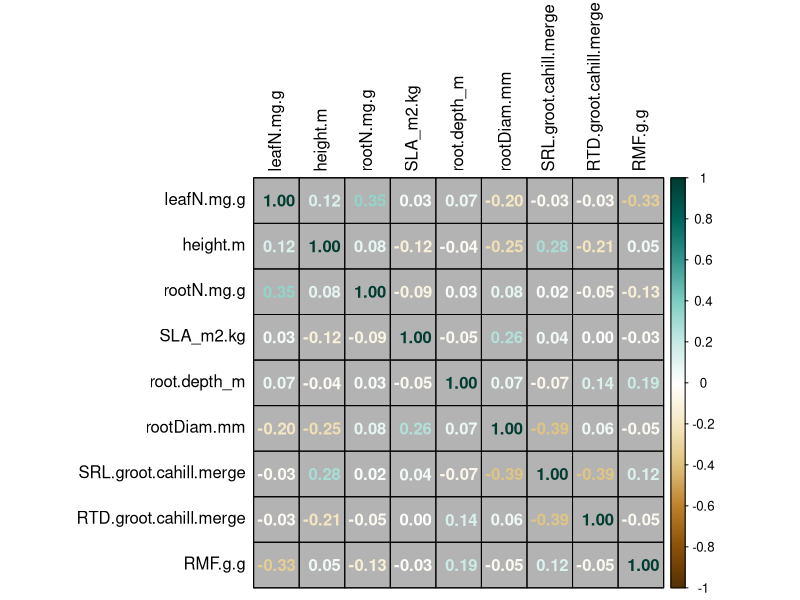
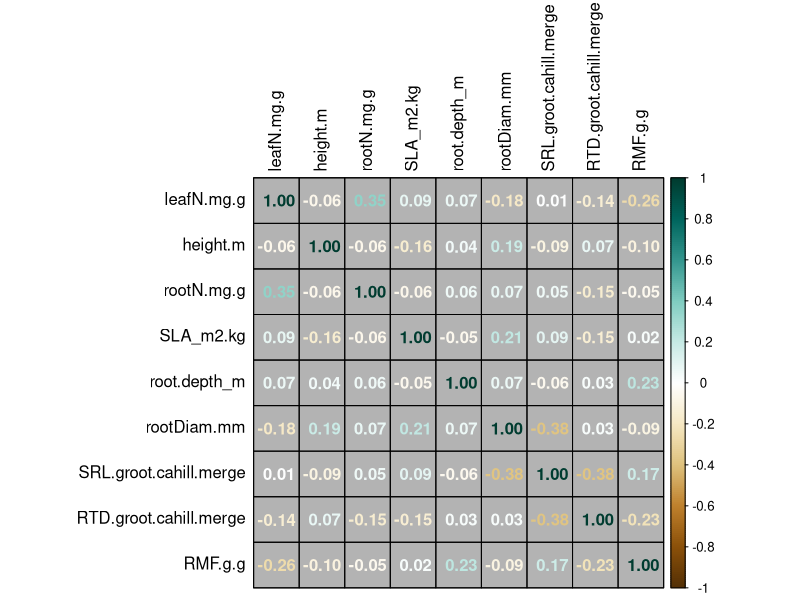
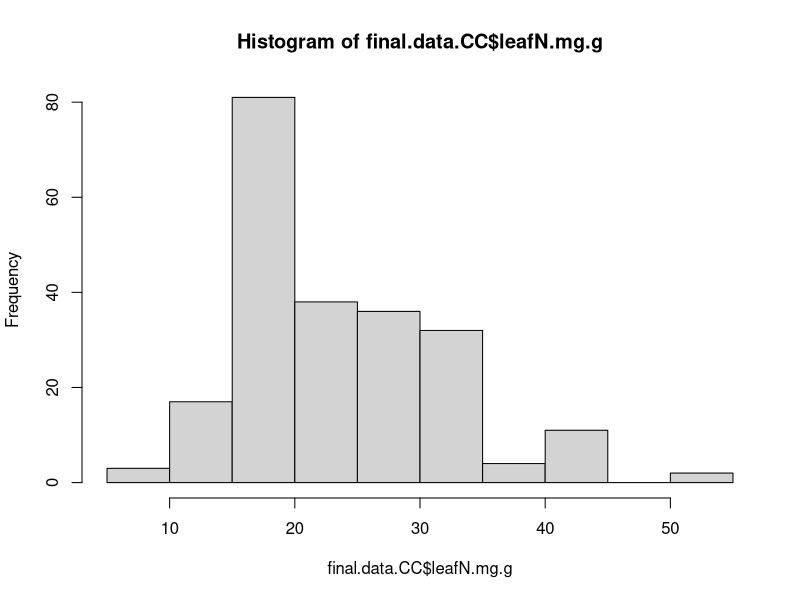
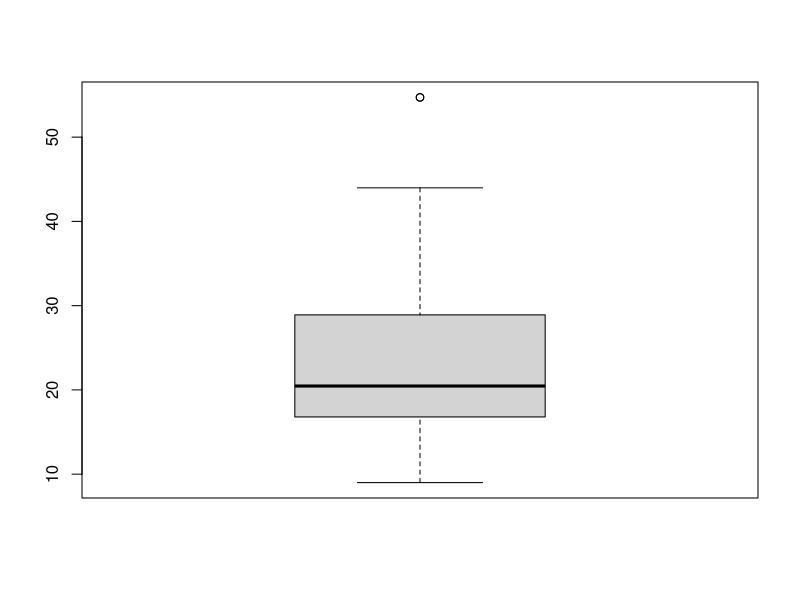
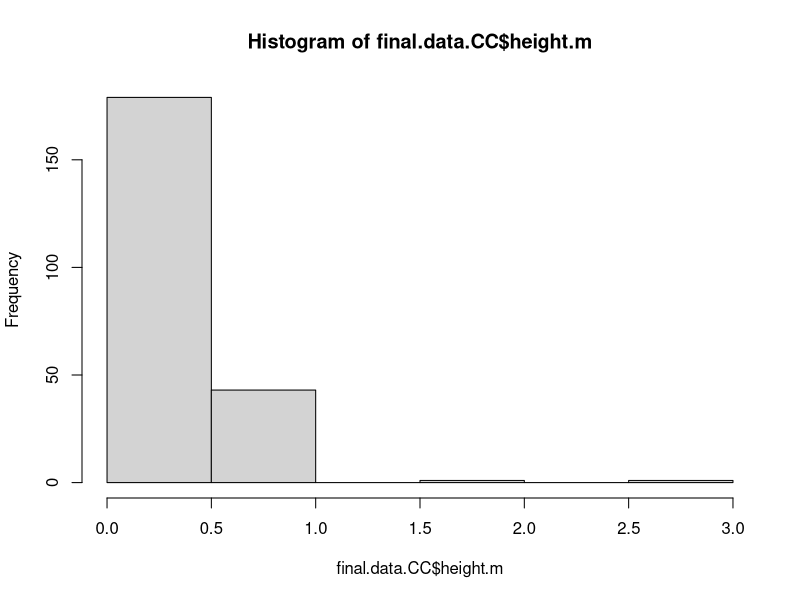
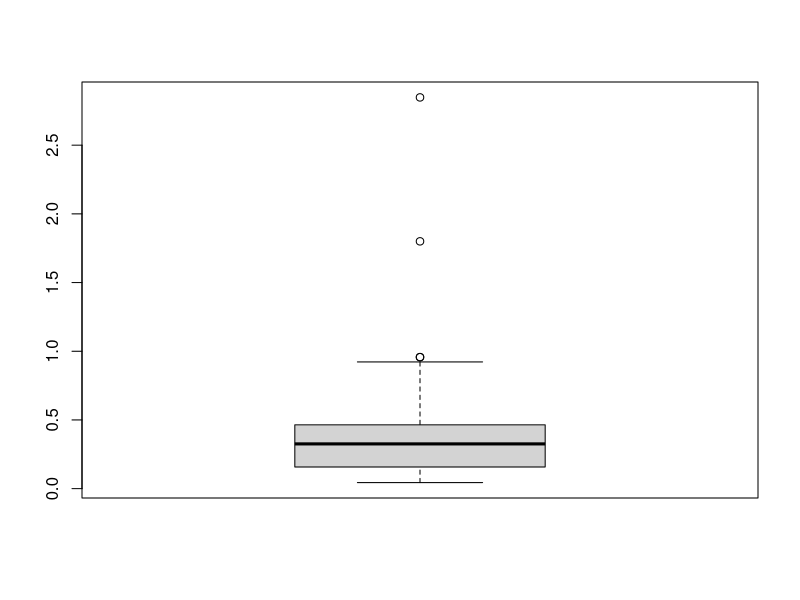
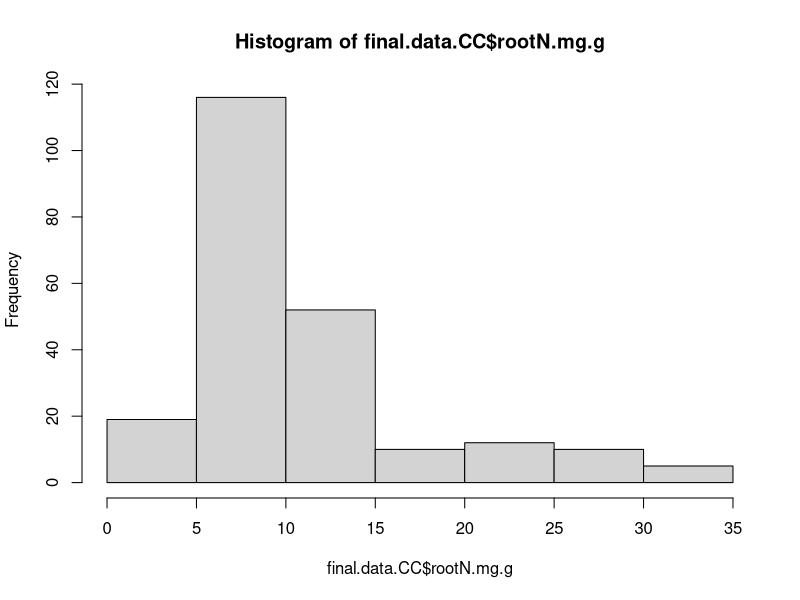
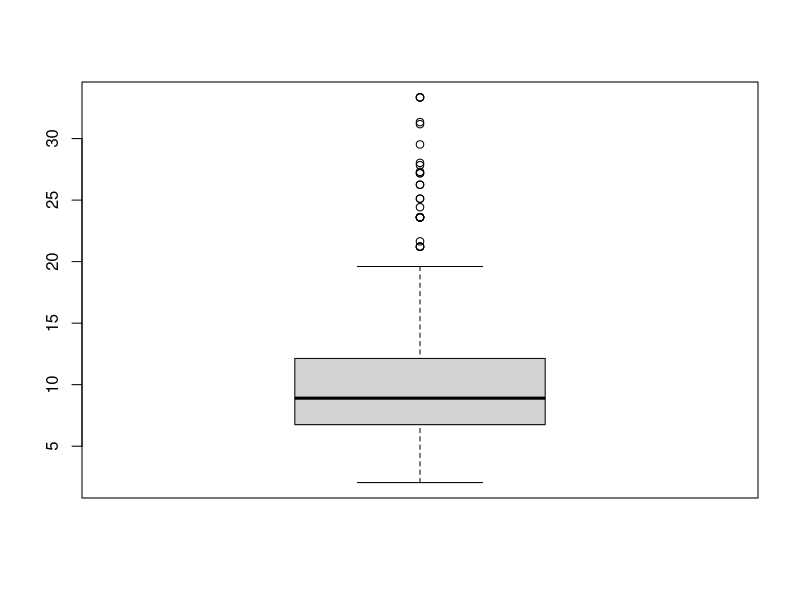

Reproduce these figures in R, in order. (Note: this script raises an error after producing the figures.)
# Script to prep trait data for analyses
# The first of this script is run to generate dataframes used to impute traits.
# After imputation, this code is used to identify outlier trait values.

# load libraries
library(tidyverse)
library(corrplot)

# read in full data frame 
trait.data = read.csv("./Formatted.Data/Revisions/BACI.trait.meta.csv", row.names = 1) 
# 1096 individuals, 749 species

# subset data for analyses
trait.data.2 = trait.data %>%
  select(site_code,Taxon,cover.change,leafN.mg.g,height.m,rootN.mg.g,SLA_m2.kg,root.depth_m,rootDiam.mm,
         SRL.groot.cahill.merge,RTD.groot.cahill.merge,RMF.g.g,local_lifespan,local_lifeform,functional_group)

# subset out bryophytes (9), mosses (6), cactus (1), none had SLA and generally few trait data available

trait.data.3 = trait.data.2 %>%
  filter(!local_lifeform %in% c("BRYOPHYTE","MOSS","CACTUS")) 
# 1080 individuals, 739 species

# write.csv(trait.data.3, file = "./Formatted.Data/Revisions/final.data.for.impute.csv")

# filter out woody species and trees based on functional group and local_lifeform

trait.data.NW = trait.data.3 %>%
  filter(!functional_group == "WOODY") %>%
  filter(!local_lifeform %in% c("SHRUB","TREE"))
# 956 individuals, 648 species
# lost 124 individuals (11%) and 91 species (12%)

# write.csv(trait.data.NW, file = "./Formatted.Data/Revisions/final.data.NW.for.impute.csv")

#### Get complete cases of traits ####

traits.cc.nw = trait.data.NW[complete.cases(trait.data.NW), ]
# 224 individuals, 96 species

# write.csv(traits.cc.nw, file = "./Formatted.Data/Revisions/final.data.CC.NW.csv")

traits.cc = trait.data.3[complete.cases(trait.data.3), ]
# 236 individuals, 103 species

# write.csv(traits.cc, file = "./Formatted.Data/Revisions/final.data.CC.csv")

# look at correlations between traits

cor.traits.cc.nw = cor(traits.cc.nw[,c(4:12)],use = "pairwise") 
corrplot(cor.traits.cc.nw, method="number",tl.col = "black", bg = "gray70",is.corr = TRUE,
         col.lim = c(-1,1), col = COL2('BrBG', 200), addgrid.col = "black")
# highest correlation is -0.39 and 0.35

cor.traits.cc = cor(traits.cc[,c(4:12)],use = "pairwise") 
corrplot(cor.traits.cc, method="number",tl.col = "black", bg = "gray70",is.corr = TRUE,
         col.lim = c(-1,1), col = COL2('BrBG', 200), addgrid.col = "black")
# highest correlation is -0.38 and 0.35

#### Checking and removing outliers from complete cases data with woody species ####

final.data.CC = read.csv("./Formatted.Data/Revisions/final.data.CC.csv",row.names = 1)

hist(final.data.CC$leafN.mg.g)
boxplot(final.data.CC$leafN.mg.g)
mean = mean(final.data.CC$leafN.mg.g, na.rm = TRUE)
std = sd(final.data.CC$leafN.mg.g, na.rm = TRUE)
Tmin = mean-(3*std)
Tmax = mean+(3*std)
sort(final.data.CC$leafN.mg.g[which(final.data.CC$leafN.mg.g <Tmin | final.data.CC$leafN.mg.g > Tmax)])
# removed leafN 54.71597
# percent removed 
2/236*100 #0.85%

hist(final.data.CC$height.m)
boxplot(final.data.CC$height.m)
mean = mean(final.data.CC$height.m, na.rm = TRUE)
std = sd(final.data.CC$height.m, na.rm = TRUE)
Tmin = mean-(3*std)
Tmax = mean+(3*std)
sort(final.data.CC$height.m[which(final.data.CC$height.m <Tmin | final.data.CC$height.m > Tmax)])
# removed height 12.84847 27.10186 32.57366
# percent removed 
3/236*100 #1.27%

hist(final.data.CC$rootN.mg.g)
boxplot(final.data.CC$rootN.mg.g)
mean = mean(final.data.CC$rootN.mg.g, na.rm = TRUE)
std = sd(final.data.CC$rootN.mg.g, na.rm = TRUE)
Tmin = mean-(3*std)
Tmax = mean+(3*std)
sort(final.data.CC$rootN.mg.g[which(final.data.CC$rootN.mg.g <Tmin | final.data.CC$rootN.mg.g > Tmax)])
# remove rootN 31.17241 31.34076 33.34667 33.34667 33.34667
# percent removed 
5/236*100 #2.11%

hist(final.data.CC$SLA_m2.kg)
boxplot(final.data.CC$SLA_m2.kg)
mean = mean(final.data.CC$SLA_m2.kg, na.rm = TRUE)
std = sd(final.data.CC$SLA_m2.kg, na.rm = TRUE)
Tmin = mean-(3*std)
Tmax = mean+(3*std)
sort(final.data.CC$SLA_m2.kg[which(final.data.CC$SLA_m2.kg <Tmin | final.data.CC$SLA_m2.kg > Tmax)])
# remove SLA: none
# percent removed 
0/236*100 #0%

hist(final.data.CC$root.depth_m)
boxplot(final.data.CC$root.depth_m)
mean = mean(final.data.CC$root.depth_m, na.rm = TRUE)
std = sd(final.data.CC$root.depth_m, na.rm = TRUE)
Tmin = mean-(3*std)
Tmax = mean+(3*std)
sort(final.data.CC$root.depth_m[which(final.data.CC$root.depth_m <Tmin | final.data.CC$root.depth_m > Tmax)])
# remove depth 2.426850 2.426850 2.598333 2.598333 2.682500 2.682500 2.915000
# percent removed 
7/236*100 #2.97%

hist(final.data.CC$RTD.groot.cahill.merge)
boxplot(final.data.CC$RTD.groot.cahill.merge)
mean = mean(final.data.CC$RTD.groot.cahill.merge, na.rm = TRUE)
std = sd(final.data.CC$RTD.groot.cahill.merge, na.rm = TRUE)
Tmin = mean-(3*std)
Tmax = mean+(3*std)
sort(final.data.CC$RTD.groot.cahill.merge[which(final.data.CC$RTD.groot.cahill.merge <Tmin | final.data.CC$RTD.groot.cahill.merge > Tmax)])
# remove RTD 1.19455 1.19455 1.19455 1.19455
# percent removed 
4/236*100 #1.69%

hist(final.data.CC$SRL.groot.cahill.merge)
boxplot(final.data.CC$SRL.groot.cahill.merge)
mean = mean(final.data.CC$SRL.groot.cahill.merge, na.rm = TRUE)
std = sd(final.data.CC$SRL.groot.cahill.merge, na.rm = TRUE)
Tmin = mean-(3*std)
Tmax = mean+(3*std)
sort(final.data.CC$SRL.groot.cahill.merge[which(final.data.CC$SRL.groot.cahill.merge <Tmin | final.data.CC$SRL.groot.cahill.merge > Tmax)])
# remove SRL 471.2364 471.2364 471.2364 601.5858 627.5050
# percent removed 
5/236*100 #2.12%

hist(final.data.CC$rootDiam.mm)
boxplot(final.data.CC$rootDiam.mm)
mean = mean(final.data.CC$rootDiam.mm, na.rm = TRUE)
std = sd(final.data.CC$rootDiam.mm, na.rm = TRUE)
Tmin = mean-(3*std)
Tmax = mean+(3*std)
sort(final.data.CC$rootDiam.mm[which(final.data.CC$rootDiam.mm <Tmin | final.data.CC$rootDiam.mm > Tmax)])
# remove diam 1.3965
# percent removed 
1/236*100 #0.42%

hist(final.data.CC$RMF.g.g)
boxplot(final.data.CC$RMF.g.g)
mean = mean(final.data.CC$RMF.g.g, na.rm = TRUE)
std = sd(final.data.CC$RMF.g.g, na.rm = TRUE)
Tmin = mean-(3*std)
Tmax = mean+(3*std)
sort(final.data.CC$RMF.g.g[which(final.data.CC$RMF.g.g <Tmin | final.data.CC$RMF.g.g > Tmax)])
# remove RMF: none
# percent removed 
0/236*100 #0%

# 25 total removed because some removed with multiple traits
final.data.CC.2 = final.data.CC %>%
  filter(round(leafN.mg.g, 5) != 54.71597) %>% # 2
  filter(round(height.m, 5) < 12.84847) %>% # 3
  filter(round(rootN.mg.g, 5) < 31.17241) %>% # 5
  filter(round(root.depth_m, 5) < 2.426850) %>% # 7
  filter(round(RTD.groot.cahill.merge, 5) < 1.19455) %>% # 4
  filter(round(SRL.groot.cahill.merge, 5) < 471.2364) %>% # 5
  filter(round(rootDiam.mm, 5) != 1.3965) # 1

# write.csv(final.data.CC.2, file = "./Formatted.Data/Revisions/Final.Data/final.data.CC.outliersRM.csv")

# split by lifespan

table(final.data.CC.2$local_lifespan)
# annuals (22), biennials (7), Both (1), perennial (180), three (1)

final.data.CC.perennial = final.data.CC.2 %>%
  filter(local_lifespan == "PERENNIAL")

# write.csv(final.data.CC.perennial, file = "./Formatted.Data/Revisions/Final.Data/final.data.CC.perennials.outliersRM.csv")

# split by functional group

table(final.data.CC.2$functional_group)
# forb (93), graminoid (3), grass (88), legume (22), woody (5)

final.data.forb = final.data.CC.2 %>%
  filter(functional_group == "FORB")

final.data.grass = final.data.CC.2 %>%
  filter(functional_group == "GRASS")

# write.csv(final.data.forb, file = "./Formatted.Data/Revisions/Final.Data/final.data.CC.forbs.outliersRM.csv")
# write.csv(final.data.grass, file = "./Formatted.Data/Revisions/Final.Data/final.data.CC.grass.outliersRM.csv")

# split by local lifespan x functional group
table(final.data.CC.2$local_lifespan,final.data.CC.2$functional_group)
# annual forb (10), perennial forb (78), perennial grass (77)

#### Checking and removing outliers from complete cases data without woody species ####

final.data.CC.NW = read.csv("./Formatted.Data/Revisions/final.data.CC.NW.csv", row.names = 1)

hist(final.data.CC.NW$leafN.mg.g)
boxplot(final.data.CC.NW$leafN.mg.g)
mean = mean(final.data.CC.NW$leafN.mg.g, na.rm = TRUE)
std = sd(final.data.CC.NW$leafN.mg.g, na.rm = TRUE)
Tmin = mean-(3*std)
Tmax = mean+(3*std)
sort(final.data.CC.NW$leafN.mg.g[which(final.data.CC.NW$leafN.mg.g <Tmin | final.data.CC.NW$leafN.mg.g > Tmax)])
# removed leafN 54.71597
# percent removed 
2/224*100 #0.89%

hist(final.data.CC.NW$height.m)
boxplot(final.data.CC.NW$height.m)
mean = mean(final.data.CC.NW$height.m, na.rm = TRUE)
std = sd(final.data.CC.NW$height.m, na.rm = TRUE)
Tmin = mean-(3*std)
Tmax = mean+(3*std)
sort(final.data.CC.NW$height.m[which(final.data.CC.NW$height.m <Tmin | final.data.CC.NW$height.m > Tmax)])
# removed height 1.800048 2.847733
# percent removed 
2/224*100 #0.89%

hist(final.data.CC.NW$rootN.mg.g)
boxplot(final.data.CC.NW$rootN.mg.g)
mean = mean(final.data.CC.NW$rootN.mg.g, na.rm = TRUE)
std = sd(final.data.CC.NW$rootN.mg.g, na.rm = TRUE)
Tmin = mean-(3*std)
Tmax = mean+(3*std)
sort(final.data.CC.NW$rootN.mg.g[which(final.data.CC.NW$rootN.mg.g <Tmin | final.data.CC.NW$rootN.mg.g > Tmax)])
# remove rootN 31.17241 31.34076 33.34667 33.34667 33.34667
# percent removed 
5/224*100 #2.23%

hist(final.data.CC.NW$SLA_m2.kg)
boxplot(final.data.CC.NW$SLA_m2.kg)
mean = mean(final.data.CC.NW$SLA_m2.kg, na.rm = TRUE)
std = sd(final.data.CC.NW$SLA_m2.kg, na.rm = TRUE)
Tmin = mean-(3*std)
Tmax = mean+(3*std)
sort(final.data.CC.NW$SLA_m2.kg[which(final.data.CC.NW$SLA_m2.kg <Tmin | final.data.CC.NW$SLA_m2.kg > Tmax)])
# remove SLA: none
# percent removed 
0/224*100 #0%

hist(final.data.CC.NW$root.depth_m)
boxplot(final.data.CC.NW$root.depth_m)
mean = mean(final.data.CC.NW$root.depth_m, na.rm = TRUE)
std = sd(final.data.CC.NW$root.depth_m, na.rm = TRUE)
Tmin = mean-(3*std)
Tmax = mean+(3*std)
sort(final.data.CC.NW$root.depth_m[which(final.data.CC.NW$root.depth_m <Tmin | final.data.CC.NW$root.depth_m > Tmax)])
# remove depth 2.426850 2.426850 2.598333 2.598333 2.682500 2.682500 2.915000
# percent removed 
7/224*100 #3.13%

hist(final.data.CC.NW$RTD.groot.cahill.merge)
boxplot(final.data.CC.NW$RTD.groot.cahill.merge)
mean = mean(final.data.CC.NW$RTD.groot.cahill.merge, na.rm = TRUE)
std = sd(final.data.CC.NW$RTD.groot.cahill.merge, na.rm = TRUE)
Tmin = mean-(3*std)
Tmax = mean+(3*std)
sort(final.data.CC.NW$RTD.groot.cahill.merge[which(final.data.CC.NW$RTD.groot.cahill.merge <Tmin | final.data.CC.NW$RTD.groot.cahill.merge > Tmax)])
# remove RTD: none
# percent removed 
0/224*100 #0.0%

hist(final.data.CC.NW$SRL.groot.cahill.merge)
boxplot(final.data.CC.NW$SRL.groot.cahill.merge)
mean = mean(final.data.CC.NW$SRL.groot.cahill.merge, na.rm = TRUE)
std = sd(final.data.CC.NW$SRL.groot.cahill.merge, na.rm = TRUE)
Tmin = mean-(3*std)
Tmax = mean+(3*std)
sort(final.data.CC.NW$SRL.groot.cahill.merge[which(final.data.CC.NW$SRL.groot.cahill.merge <Tmin | final.data.CC.NW$SRL.groot.cahill.merge > Tmax)])
# remove SRL 471.2364 471.2364 471.2364 601.5858 627.5050
# percent removed 
5/224*100 #2.23%

hist(final.data.CC.NW$rootDiam.mm)
boxplot(final.data.CC.NW$rootDiam.mm)
mean = mean(final.data.CC.NW$rootDiam.mm, na.rm = TRUE)
std = sd(final.data.CC.NW$rootDiam.mm, na.rm = TRUE)
Tmin = mean-(3*std)
Tmax = mean+(3*std)
sort(final.data.CC.NW$rootDiam.mm[which(final.data.CC.NW$rootDiam.mm <Tmin | final.data.CC.NW$rootDiam.mm > Tmax)])
# remove diam: none
# percent removed 
0/224*100 #0%

hist(final.data.CC.NW$RMF.g.g)
boxplot(final.data.CC.NW$RMF.g.g)
mean = mean(final.data.CC.NW$RMF.g.g, na.rm = TRUE)
std = sd(final.data.CC.NW$RMF.g.g, na.rm = TRUE)
Tmin = mean-(3*std)
Tmax = mean+(3*std)
sort(final.data.CC.NW$RMF.g.g[which(final.data.CC.NW$RMF.g.g <Tmin | final.data.CC.NW$RMF.g.g > Tmax)])
# remove RMF: none
# percent removed 
0/402*100 #0%

# 20 total removed because some removed with multiple traits
final.data.CC.NW.2 = final.data.CC.NW %>%
  filter(round(leafN.mg.g, 5) != 54.71597) %>% # 2
  filter(round(height.m, 5) < 1.800048) %>% # 3
  filter(round(rootN.mg.g, 5) < 31.17241) %>% # 5
  filter(round(root.depth_m, 5) < 2.426850) %>% # 7
  filter(round(SRL.groot.cahill.merge, 5) < 471.2364) # 5

#write.csv(final.data.CC.NW.2, file = "./Formatted.Data/Revisions/Final.Data/final.data.CC.NW.outliersRM.csv")

# split by lifespan

table(final.data.CC.NW.2$local_lifespan)
# annuals (21), biennials (7), Both (1), perennial (174), three (1)

final.data.CC.NW.perennial = final.data.CC.NW.2 %>%
  filter(local_lifespan == "PERENNIAL")

# write.csv(final.data.CC.NW.perennial, file = "./Formatted.Data/Revisions/Final.Data/final.data.CC.NW.perennials.outliersRM.csv")

# split by functional group

table(final.data.CC.NW.2$functional_group)
# forb (92), graminoid (3), grass (87), legume (22)

final.data.NW.forb = final.data.CC.NW.2 %>%
  filter(functional_group == "FORB")

final.data.NW.grass = final.data.CC.NW.2 %>%
  filter(functional_group == "GRASS")

#write.csv(final.data.NW.forb, file = "./Formatted.Data/Revisions/Final.Data/final.data.CC.NW.forbs.outliersRM.csv")
#write.csv(final.data.NW.grass, file = "./Formatted.Data/Revisions/Final.Data/final.data.CC.NW.grass.outliersRM.csv")

# split by local lifespan x functional group
table(final.data.CC.NW.2$local_lifespan,final.data.CC.NW.2$functional_group)
# annual forb (9), perennial forb (78), perennial grass (76)

#### Checking and removing outliers from imputed data with woody species ####

imputed.traits = read.csv("./Formatted.Data/Revisions/imputed.traits.final.csv",row.names = 1)

hist(imputed.traits$leafN.final)
boxplot(imputed.traits$leafN.final)
mean = mean(imputed.traits$leafN.final, na.rm = TRUE)
std = sd(imputed.traits$leafN.final, na.rm = TRUE)
Tmin = mean-(3*std)
Tmax = mean+(3*std)
sort(imputed.traits$leafN.final[which(imputed.traits$leafN.final <Tmin | imputed.traits$leafN.final > Tmax)])
# removed leafN 46.00560 54.71597 54.71597 81.93849
# percent removed 
4/907*100 #0.44%

hist(imputed.traits$height.final)
boxplot(imputed.traits$height.final)
mean = mean(imputed.traits$height.final, na.rm = TRUE)
std = sd(imputed.traits$height.final, na.rm = TRUE)
Tmin = mean-(3*std)
Tmax = mean+(3*std)
sort(imputed.traits$height.final[which(imputed.traits$height.final <Tmin | imputed.traits$height.final > Tmax)])
# removed height 7.787850  9.457333 10.000000 10.000000 12.848467 19.050000 20.170667 20.501000 23.394667 27.101857 32.573656
# percent removed 
11/907*100 #1.21%

hist(imputed.traits$rootN.final)
boxplot(imputed.traits$rootN.final)
mean = mean(imputed.traits$rootN.final, na.rm = TRUE)
std = sd(imputed.traits$rootN.final, na.rm = TRUE)
Tmin = mean-(3*std)
Tmax = mean+(3*std)
sort(imputed.traits$rootN.final[which(imputed.traits$rootN.final <Tmin | imputed.traits$rootN.final > Tmax)])
# remove rootN 25.55616 - 39.26274
# percent removed 
18/907*100 #1.98%

hist(imputed.traits$SLA.final)
boxplot(imputed.traits$SLA.final)
mean = mean(imputed.traits$SLA.final, na.rm = TRUE)
std = sd(imputed.traits$SLA.final, na.rm = TRUE)
Tmin = mean-(3*std)
Tmax = mean+(3*std)
sort(imputed.traits$SLA.final[which(imputed.traits$SLA.final <Tmin | imputed.traits$SLA.final > Tmax)])
# remove SLA: 49.05439 53.50000 53.50000 57.70000 61.28000 63.13000 68.90000 68.90000
# percent removed 
8/907*100 #0.88%

hist(imputed.traits$root.depth.final)
boxplot(imputed.traits$root.depth.final)
mean = mean(imputed.traits$root.depth.final, na.rm = TRUE)
std = sd(imputed.traits$root.depth.final, na.rm = TRUE)
Tmin = mean-(3*std)
Tmax = mean+(3*std)
sort(imputed.traits$root.depth.final[which(imputed.traits$root.depth.final <Tmin | imputed.traits$root.depth.final > Tmax)])
# remove depth 2.915000 - 6.451600
# percent removed 
15/907*100 #1.65%

hist(imputed.traits$RTD.final)
boxplot(imputed.traits$RTD.final)
mean = mean(imputed.traits$RTD.final, na.rm = TRUE)
std = sd(imputed.traits$RTD.final, na.rm = TRUE)
Tmin = mean-(3*std)
Tmax = mean+(3*std)
sort(imputed.traits$RTD.final[which(imputed.traits$RTD.final <Tmin | imputed.traits$RTD.final > Tmax)])
# remove RTD 0.7460162 - 1.4757011
# percent removed 
11/907*100 #1.21%

hist(imputed.traits$SRL.final)
boxplot(imputed.traits$SRL.final)
mean = mean(imputed.traits$SRL.final, na.rm = TRUE)
std = sd(imputed.traits$SRL.final, na.rm = TRUE)
Tmin = mean-(3*std)
Tmax = mean+(3*std)
sort(imputed.traits$SRL.final[which(imputed.traits$SRL.final <Tmin | imputed.traits$SRL.final > Tmax)])
# remove SRL 437.3523-808.0298
# percent removed 
21/907*100 #2.31%

hist(imputed.traits$rootDiam.final)
boxplot(imputed.traits$rootDiam.final)
mean = mean(imputed.traits$rootDiam.final, na.rm = TRUE)
std = sd(imputed.traits$rootDiam.final, na.rm = TRUE)
Tmin = mean-(3*std)
Tmax = mean+(3*std)
sort(imputed.traits$rootDiam.final[which(imputed.traits$rootDiam.final <Tmin | imputed.traits$rootDiam.final > Tmax)])
# remove diam 1.200000 1.396500 1.640000 1.850000 1.963333 4.830000
# percent removed 
6/907*100 #0.66%

hist(imputed.traits$RMF.final)
boxplot(imputed.traits$RMF.final)
mean = mean(imputed.traits$RMF.final, na.rm = TRUE)
std = sd(imputed.traits$RMF.final, na.rm = TRUE)
Tmin = mean-(3*std)
Tmax = mean+(3*std)
sort(imputed.traits$RMF.final[which(imputed.traits$RMF.final <Tmin | imputed.traits$RMF.final > Tmax)])
# remove RMF: 0.7670084 0.7670084 0.7670084 0.7670084 0.7768355 0.7995028 0.7995028 0.8274671 0.8274671 0.8630137
# percent removed 
10/907*100 #1.10%

# 94 total removed because some removed with multiple traits
imputed.traits.2 = imputed.traits %>%
  filter(round(leafN.final, 5) < 46.00560) %>% # 4
  filter(round(height.final, 5) < 7.787850) %>% # 11
  filter(round(rootN.final, 5) < 25.55616) %>% # 18
  filter(round(SLA.final, 5) < 49.05439) %>% # 8
  filter(round(root.depth.final, 5) < 2.915000) %>% # 15
  filter(round(RTD.final, 5) < 0.7460162) %>% # 11
  filter(round(SRL.final, 5) < 437.3523) %>% # 21
  filter(round(rootDiam.final, 5) < 1.200000) %>% # 6
  filter(round(RMF.final, 5) < 0.7670084) # 10

#write.csv(imputed.traits.2, file = "./Formatted.Data/Revisions/Final.Data/imputed.traits.outliersRM.csv")

# split by lifespan

table(imputed.traits.2$local_lifespan)
# annuals (206), biennials (11), Both (9), perennial (584), three (2)

imputed.traits.perennial = imputed.traits.2 %>%
  filter(local_lifespan == "PERENNIAL")
imputed.traits.annual = imputed.traits.2 %>%
  filter(local_lifespan == "ANNUAL")

#write.csv(imputed.traits.perennial, file = "./Formatted.Data/Revisions/Final.Data/imputed.traits.perennials.outliersRM.csv")
#write.csv(imputed.traits.annual, file = "./Formatted.Data/Revisions/Final.Data/imputed.traits.annuals.outliersRM.csv")

# split by functional group

table(imputed.traits.2$functional_group)
# forb (398), graminoid (39), grass (250), legume (49), woody (76)

imputed.traits.forb = imputed.traits.2 %>%
  filter(functional_group == "FORB")

imputed.traits.grass = imputed.traits.2 %>%
  filter(functional_group == "GRASS")

#write.csv(imputed.traits.forb, file = "./Formatted.Data/Revisions/Final.Data/imputed.traits.forbs.outliersRM.csv")
#write.csv(imputed.traits.grass, file = "./Formatted.Data/Revisions/Final.Data/imputed.traits.grass.outliersRM.csv")

# split by lifespan and functional group

table(imputed.traits.2$local_lifespan,imputed.traits.2$functional_group)
# annual forb (140), perennial forb (242), perennial grass (196)

imputed.traits.annual.forb = imputed.traits.2 %>%
  filter(local_lifespan == "ANNUAL") %>%
  filter(functional_group == "FORB")

imputed.traits.perennial.forb = imputed.traits.2 %>%
  filter(local_lifespan == "PERENNIAL") %>%
  filter(functional_group == "FORB")

imputed.traits.perennial.grass = imputed.traits.2 %>%
  filter(local_lifespan == "PERENNIAL") %>%
  filter(functional_group == "GRASS")

write.csv(imputed.traits.annual.forb, file = "./Formatted.Data/Revisions/Final.Data/imputed.traits.annual.forbs.outliersRM.csv")
write.csv(imputed.traits.perennial.forb, file = "./Formatted.Data/Revisions/Final.Data/imputed.traits.perennial.forb.outliersRM.csv")
write.csv(imputed.traits.perennial.grass, file = "./Formatted.Data/Revisions/Final.Data/imputed.traits.perennial.grass.outliersRM.csv")


#### Checking and removing outliers from imputed data without woody species ####

imputed.traits.NW= read.csv("./Formatted.Data/Revisions/imputed.traits.NW.final.csv", row.names = 1)

hist(imputed.traits.NW$leafN.final)
boxplot(imputed.traits.NW$leafN.final)
mean = mean(imputed.traits.NW$leafN.final, na.rm = TRUE)
std = sd(imputed.traits.NW$leafN.final, na.rm = TRUE)
Tmin = mean-(3*std)
Tmax = mean+(3*std)
sort(imputed.traits.NW$leafN.final[which(imputed.traits.NW$leafN.final <Tmin | imputed.traits.NW$leafN.final > Tmax)])
# removed leafN 45.18532 45.32000 46.00560 54.71597 54.71597
# percent removed 
5/794*100 #0.63%

hist(imputed.traits.NW$height.final)
boxplot(imputed.traits.NW$height.final)
mean = mean(imputed.traits.NW$height.final, na.rm = TRUE)
std = sd(imputed.traits.NW$height.final, na.rm = TRUE)
Tmin = mean-(3*std)
Tmax = mean+(3*std)
sort(imputed.traits.NW$height.final[which(imputed.traits.NW$height.final <Tmin | imputed.traits.NW$height.final > Tmax)])
# removed height 1.371600 1.383400 1.392886 1.439388 1.462500 1.493520 1.500000 1.750000 1.800000 1.800048 1.828800 1.996670 2.847733 3.800000
# percent removed 
14/794*100 #1.76%

hist(imputed.traits.NW$rootN.final)
boxplot(imputed.traits.NW$rootN.final)
mean = mean(imputed.traits.NW$rootN.final, na.rm = TRUE)
std = sd(imputed.traits.NW$rootN.final, na.rm = TRUE)
Tmin = mean-(3*std)
Tmax = mean+(3*std)
sort(imputed.traits.NW$rootN.final[which(imputed.traits.NW$rootN.final <Tmin | imputed.traits.NW$rootN.final > Tmax)])
# remove rootN 27.18327 - 39.39083
# percent removed 
16/794*100 #2.0%

hist(imputed.traits.NW$SLA.final)
boxplot(imputed.traits.NW$SLA.final)
mean = mean(imputed.traits.NW$SLA.final, na.rm = TRUE)
std = sd(imputed.traits.NW$SLA.final, na.rm = TRUE)
Tmin = mean-(3*std)
Tmax = mean+(3*std)
sort(imputed.traits.NW$SLA.final[which(imputed.traits.NW$SLA.final <Tmin | imputed.traits.NW$SLA.final > Tmax)])
# remove SLA: 49.05439 53.50000 53.50000 57.70000 61.28000 63.13000 68.90000 68.90000
# percent removed 
8/794*100 #1.01%

hist(imputed.traits.NW$root.depth.final)
boxplot(imputed.traits.NW$root.depth.final)
mean = mean(imputed.traits.NW$root.depth.final, na.rm = TRUE)
std = sd(imputed.traits.NW$root.depth.final, na.rm = TRUE)
Tmin = mean-(3*std)
Tmax = mean+(3*std)
sort(imputed.traits.NW$root.depth.final[which(imputed.traits.NW$root.depth.final <Tmin | imputed.traits.NW$root.depth.final > Tmax)])
# remove depth 6.451600 - 6.451600
# percent removed 
20/794*100 #2.52%

hist(imputed.traits.NW$RTD.final)
boxplot(imputed.traits.NW$RTD.final)
mean = mean(imputed.traits.NW$RTD.final, na.rm = TRUE)
std = sd(imputed.traits.NW$RTD.final, na.rm = TRUE)
Tmin = mean-(3*std)
Tmax = mean+(3*std)
sort(imputed.traits.NW$RTD.final[which(imputed.traits.NW$RTD.final <Tmin | imputed.traits.NW$RTD.final > Tmax)])
# remove RTD 0.6525000 - 0.9708695
# percent removed 
8/794*100 #1.01%

hist(imputed.traits.NW$SRL.final)
boxplot(imputed.traits.NW$SRL.final)
mean = mean(imputed.traits.NW$SRL.final, na.rm = TRUE)
std = sd(imputed.traits.NW$SRL.final, na.rm = TRUE)
Tmin = mean-(3*std)
Tmax = mean+(3*std)
sort(imputed.traits.NW$SRL.final[which(imputed.traits.NW$SRL.final <Tmin | imputed.traits.NW$SRL.final > Tmax)])
# remove SRL 437.3523-760.8500
# percent removed 
17/794*100 #2.14%

hist(imputed.traits.NW$rootDiam.final)
boxplot(imputed.traits.NW$rootDiam.final)
mean = mean(imputed.traits.NW$rootDiam.final, na.rm = TRUE)
std = sd(imputed.traits.NW$rootDiam.final, na.rm = TRUE)
Tmin = mean-(3*std)
Tmax = mean+(3*std)
sort(imputed.traits.NW$rootDiam.final[which(imputed.traits.NW$rootDiam.final <Tmin | imputed.traits.NW$rootDiam.final > Tmax)])
# remove diam 1.126012 1.396500 1.640000 1.850000 1.963333 4.830000
# percent removed 
5/794*100 #0.63%

hist(imputed.traits.NW$RMF.final)
boxplot(imputed.traits.NW$RMF.final)
mean = mean(imputed.traits.NW$RMF.final, na.rm = TRUE)
std = sd(imputed.traits.NW$RMF.final, na.rm = TRUE)
Tmin = mean-(3*std)
Tmax = mean+(3*std)
sort(imputed.traits.NW$RMF.final[which(imputed.traits.NW$RMF.final <Tmin | imputed.traits.NW$RMF.final > Tmax)])
# remove RMF: 0.04850791- 0.8630137
# percent removed 
11/794*100 #1.39%

# 75 total removed because some removed with multiple traits
imputed.traits.NW.2 = imputed.traits.NW %>%
  filter(round(leafN.final, 5) < 45.18532) %>% # 4
  filter(round(height.final, 5) < 1.371600) %>% # 11
  filter(round(rootN.final, 5) < 27.18327) %>% # 18
  filter(round(SLA.final, 5) < 49.05439) %>% # 8
  filter(round(root.depth.final, 5) < 6.451600) %>% # 15
  filter(round(RTD.final, 5) < 0.6525000) %>% # 11
  filter(round(SRL.final, 5) < 437.3523) %>% # 21
  filter(round(rootDiam.final, 5) < 1.126012) %>% # 6
  filter(round(RMF.final, 5) > 0.04850791 & round(RMF.final, 5) < 0.76700839) # 10

# write.csv(imputed.traits.NW.2, file = "./Formatted.Data/Revisions/Final.Data/imputed.traits.NW.outliersRM.csv")

# split by lifespan

table(imputed.traits.NW.2$local_lifespan)
# annuals (203), biennials (10), Both (9), perennial (495), three (2)

imputed.traits.NW.perennial = imputed.traits.NW.2 %>%
  filter(local_lifespan == "PERENNIAL")
imputed.traits.NW.annual = imputed.traits.NW.2 %>%
  filter(local_lifespan == "ANNUAL")

write.csv(imputed.traits.NW.perennial, file = "./Formatted.Data/Revisions/Final.Data/imputed.traits.NW.perennials.outliersRM.csv")
write.csv(imputed.traits.NW.annual, file = "./Formatted.Data/Revisions/Final.Data/imputed.traits.NW.annuals.outliersRM.csv")

# split by functional group

table(imputed.traits.NW.2$functional_group)
# forb (396), graminoid (38), grass (238), legume (47)

imputed.traits.NW.forb = imputed.traits.NW.2 %>%
  filter(functional_group == "FORB")

imputed.traits.NW.forb.legume = imputed.traits.NW.2 %>%
  filter(functional_group %in% c("FORB","LEGUME"))

imputed.traits.NW.grass = imputed.traits.NW.2 %>%
  filter(functional_group == "GRASS")

imputed.traits.NW.graminoid = imputed.traits.NW.2 %>%
  filter(functional_group %in% c("GRASS","GRAMINOID"))

#write.csv(imputed.traits.NW.forb, file = "./Formatted.Data/Revisions/Final.Data/imputed.traits.NW.forbs.outliersRM.csv")
#write.csv(imputed.traits.NW.grass, file = "./Formatted.Data/Revisions/Final.Data/imputed.traits.NW.grass.outliersRM.csv")
#write.csv(imputed.traits.NW.forb.legume, file = "./Formatted.Data/Revisions/Final.Data/imputed.traits.NW.forbs.legume.outliersRM.csv")
#write.csv(imputed.traits.NW.graminoid, file = "./Formatted.Data/Revisions/Final.Data/imputed.traits.NW.graminoid.outliersRM.csv")

# split by lifespan and functional group

table(imputed.traits.NW.2$local_lifespan,imputed.traits.NW.2$functional_group)
# annual forb (139), annual legume (10), annual grass (52), annual graminoid (2)
# perennial forb (242), perennial legume (33) 
# perennial grass (184), perennial graminoid (36)

imputed.traits.NW.annual.forb = imputed.traits.NW.2 %>%
  filter(local_lifespan == "ANNUAL") %>%
  filter(functional_group == "FORB")

imputed.traits.NW.annual.forb.legume = imputed.traits.NW.2 %>%
  filter(local_lifespan == "ANNUAL") %>%
  filter(functional_group %in% c("FORB","LEGUME"))

imputed.traits.NW.perennial.forb = imputed.traits.NW.2 %>%
  filter(local_lifespan == "PERENNIAL") %>%
  filter(functional_group == "FORB")

imputed.traits.NW.perennial.forb.legume = imputed.traits.NW.2 %>%
  filter(local_lifespan == "PERENNIAL") %>%
  filter(functional_group %in% c("FORB","LEGUME"))

imputed.traits.NW.perennial.grass = imputed.traits.NW.2 %>%
  filter(local_lifespan == "PERENNIAL") %>%
  filter(functional_group == "GRASS")

imputed.traits.NW.perennial.graminoid = imputed.traits.NW.2 %>%
  filter(local_lifespan == "PERENNIAL") %>%
  filter(functional_group %in% c("GRASS","GRAMINOID"))

#write.csv(imputed.traits.NW.annual.forb, file = "./Formatted.Data/Revisions/Final.Data/imputed.traits.NW.annual.forbs.outliersRM.csv")
#write.csv(imputed.traits.NW.perennial.forb, file = "./Formatted.Data/Revisions/Final.Data/imputed.traits.NW.perennial.forb.outliersRM.csv")
#write.csv(imputed.traits.NW.perennial.grass, file = "./Formatted.Data/Revisions/Final.Data/imputed.traits.NW.perennial.grass.outliersRM.csv")

#write.csv(imputed.traits.NW.annual.forb.legume, file = "./Formatted.Data/Revisions/Final.Data/imputed.traits.NW.annual.forb.legume.outliersRM.csv")
#write.csv(imputed.traits.NW.perennial.forb.legume, file = "./Formatted.Data/Revisions/Final.Data/imputed.traits.NW.perennial.forb.legume.outliersRM.csv")
#write.csv(imputed.traits.NW.perennial.graminoid, file = "./Formatted.Data/Revisions/Final.Data/imputed.traits.NW.perennial.graminoid.outliersRM.csv")


# how many annual grass species would have been in the model
imputed.traits.NW.annual.grass = imputed.traits.NW.2 %>%
  filter(local_lifespan == "ANNUAL") %>%
  filter(functional_group == "GRASS")

enviro = read.csv("./Raw.Data/site.drt.dev.index.csv", row.names = 1)

imputed.traits.NW.annual.grass.2 = imputed.traits.NW.annual.grass %>%
left_join(., enviro, by = "site_code")

imputed.traits.NW.annual.grass.3 = imputed.traits.NW.annual.grass.2 %>%
  select(cover.change,site_code,Taxon, leafN.final:mean.MAP) %>%
  drop_na()



